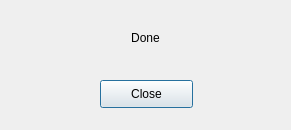
<?xml version="1.0" encoding="UTF-8"?>
<ui version="4.0">
 <class>Dialog</class>
 <widget class="QDialog" name="Dialog">
  <property name="geometry">
   <rect>
    <x>0</x>
    <y>0</y>
    <width>291</width>
    <height>130</height>
   </rect>
  </property>
  <property name="windowTitle">
   <string>Dialog</string>
  </property>
  <widget class="QPushButton" name="close_btn">
   <property name="geometry">
    <rect>
     <x>100</x>
     <y>80</y>
     <width>93</width>
     <height>28</height>
    </rect>
   </property>
   <property name="text">
    <string>Close</string>
   </property>
  </widget>
  <widget class="QLabel" name="done_label">
   <property name="geometry">
    <rect>
     <x>30</x>
     <y>30</y>
     <width>231</width>
     <height>16</height>
    </rect>
   </property>
   <property name="text">
    <string>Done</string>
   </property>
   <property name="alignment">
    <set>Qt::AlignCenter</set>
   </property>
  </widget>
 </widget>
 <resources/>
 <connections/>
</ui>
